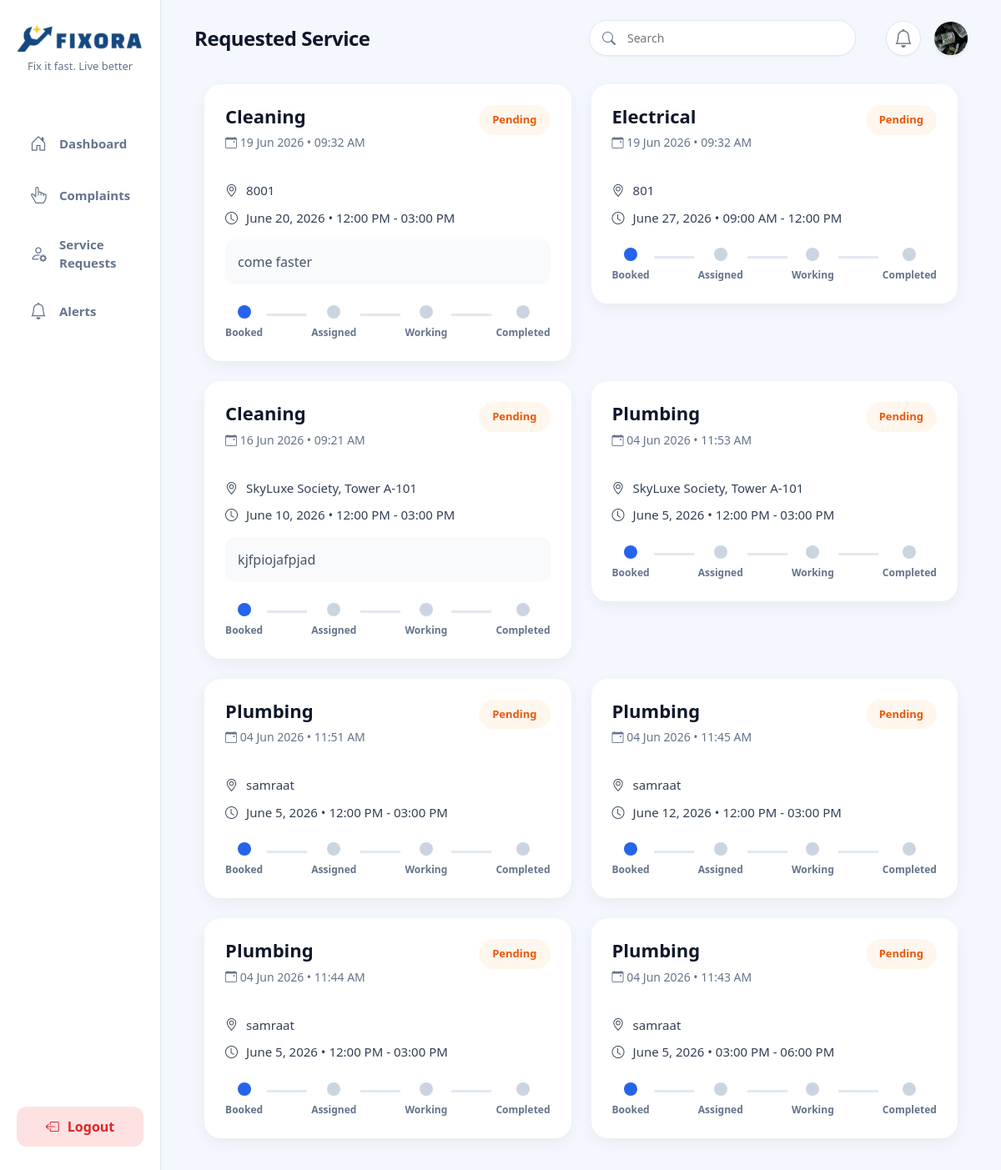
The app's page /service/my/ (signed in) with its own data.
### fixora_app/models.py (models this page shows, shortened)
class User(AbstractUser):
    ROLE_CHOICES = (
        ('superadmin', 'System Super Admin'),
        ('admin', 'Admin'),
        ('resident', 'Resident'),
        ('worker', 'Worker'),
    )
    role = models.CharField(max_length=15, choices=ROLE_CHOICES, default='resident')
    phone = models.CharField(max_length=15, blank=True, null=True)
    society = models.ForeignKey(
        Society,
        on_delete=models.CASCADE,
        null=True,
        blank=True,
        related_name='users'
    )
    profile_image = models.ImageField(
        upload_to='profile_images/',
        blank=True,
        null=True
    )
    otp = models.CharField(max_length=6, blank=True, null=True)
    otp_created_at = models.DateTimeField(blank=True, null=True)

class ServiceBooking(models.Model):
    CATEGORY_CHOICES = (
        ('plumbing', 'Plumbing'),
        ('electrical', 'Electrical'),
        ('cleaning', 'Cleaning'),
        ('glass', 'Glass'),
        ('tiles', 'Tiles'),
        ('other', 'Other'),
    )
    STATUS_CHOICES = (
        ('pending', 'Pending'),
        ('assigned', 'Worker Assigned'),
        ('in_progress', 'In Progress'),
        ('completed', 'Completed'),
        ('cancelled', 'Cancelled'),
    )
    resident = models.ForeignKey(
        settings.AUTH_USER_MODEL,
        on_delete=models.CASCADE,
        related_name='service_bookings'
    )
    category = models.CharField(
        max_length=20,
        choices=CATEGORY_CHOICES,
        default='plumbing'
    )
    preferred_date = models.DateField(
        blank=True,
        null=True
    )
    preferred_time_slot = models.CharField(
        max_length=50,
        blank=True,
        null=True
    )
    location = models.CharField(
        max_length=255,
        blank=True,
        null=True
    )
    additional_notes = models.TextField(
        blank=True,
        null=True
    )
    image = models.ImageField(
        upload_to='services/',
        blank=True,
        null=True
    )
    worker_name = models.CharField(
        max_length=100,
        blank=True,
        null=True
    )
    worker_phone = models.CharField(
        max_length=15,
        blank=True,
        null=True
    )
    estimated_arrival = models.CharField(
        max_length=100,
        blank=True,
        null=True
    )
    status = models.CharField(
        max_length=20,
        choices=STATUS_CHOICES,
        default='pending'
    )
    created_at = models.DateTimeField(
        auto_now_add=True
    )
    updated_at = models.DateTimeField(
        auto_now=True
    )
    assigned_worker = models.ForeignKey(
    settings.AUTH_USER_MODEL,
    on_delete=models.SET_NULL,
    null=True,
    blank=True,
    related_name='worker_complaints'
    )
    worker_notes = models.TextField(
        blank=True,
        null=True
    )
    completion_image = models.ImageField(
        upload_to='completed_works/',
        blank=True,
        null=True
    )
    completed_at = models.DateTimeField(
        blank=True,
        null=True
    )

### fixora_app/views.py (the view)
# urls.py: path('service/my/', views.my_services, name='my_services'),
@login_required
def my_services(request):
    services = ServiceBooking.objects.filter(resident__society=request.user.society).order_by('-created_at')
    context = {
        'services': services
    }
    return render(request, 'file/my_services.html', context)

### templates/file/my_services.html (shortened to what this page needs)
{% extends 'file/base.html' %}
{% load static %}
{% block content %}
<div class="container-fluid ">
    {% if services %}
    <div class="row g-4">
        {% for service in services %}
        <div class="col-lg-6">
            <div class="service-card">
                <div class="service-top">
                    <div>
                        <h4 class="service-title">
                            {{ service.get_category_display }}
                        </h4>
                        <p class="service-date">
                            <i class="bi bi-calendar-event"></i>
                            {{ service.created_at|date:"d M Y • h:i A" }}
                        </p>
                    </div>
                    <span class="service-status
                        {% if service.status == 'pending' %}
                            pending
                        {% elif service.status == 'assigned' %}
                            assigned
                        {% elif service.status == 'in_progress' %}
                            progress
                        {% elif service.status == 'completed' %}
                            completed
                        {% endif %}
                    ">
                        {{ service.get_status_display }}
                    </span>
                </div>
                <div class="service-body">
                    <div class="service-info">
                        <i class="bi bi-geo-alt"></i>
                        {{ service.location }}
                    </div>
                    {% if service.preferred_date %}
                    <div class="service-info">
                        <i class="bi bi-clock"></i>
                        {{ service.preferred_date }}
                        {% if service.preferred_time_slot %}
                            • {{ service.preferred_time_slot }}
                        {% endif %}
                    </div>
                    {% endif %}
                    {% if service.additional_notes %}
                    <div class="service-note">
                        {{ service.additional_notes }}
                    </div>
                    {% endif %}
                </div>
                <div class="tracking-container">
                    <div class="tracking-step active">
                        <div class="step-dot"></div>
                        <span>Booked</span>
                    </div>
                    <div class="tracking-line"></div>
                    <div class="tracking-step
                    ">
                        <div class="step-dot"></div>
                        <span>Assigned</span>
                    </div>
                    <div class="tracking-line"></div>
                    <div class="tracking-step
                    ">
                        <div class="step-dot"></div>
                        <span>Working</span>
                    </div>
                    <div class="tracking-line"></div>
                    <div class="tracking-step
                    ">
                        <div class="step-dot"></div>
                        <span>Completed</span>
                    </div>
                </div>
            </div>
        </div>
        {% endfor %}
    </div>
    {% endif %}
</div>
{% endblock %}

### templates/file/base.html (shortened to what this page needs)
{% load static %}
<!DOCTYPE html>
<html lang="en">
<head>
    <link href="https://cdn.jsdelivr.net/npm/bootstrap@5.3.7/dist/css/bootstrap.min.css" rel="stylesheet">
    <link rel="stylesheet" href="https://cdn.jsdelivr.net/npm/bootstrap-icons@1.11.3/font/bootstrap-icons.min.css">
    <link rel="stylesheet" href="{% static 'css/dashboard.css' %}">
</head>
<body>
    <div class="dashboard-container">
        <aside class="sidebar">
            <div class="brand-section">
                {% if user.role == 'superadmin' %}
                    <a href="{% url 'superadmin_dashboard' %}">
                {% elif user.role == 'admin' %}
                    <a href="{% url 'admin_dashboard' %}">
                {% elif user.role == 'worker' %}
                    <a href="{% url 'worker_dashboard' %}">
                {% else %}
                    <a href="{% url 'resident_dashboard' %}">
                {% endif %}
                        <img src="{% static 'images/logo.png' %}" alt="Fixora Logo" class="sidebar-logo">
                    </a>
                <p class="tagline">Fix it fast. Live better</p>
            </div>
            <nav class="sidebar-menu">
                {% if user.role == 'superadmin' %}
                <a href="{% url 'superadmin_dashboard' %}" class="menu-item">
                    <i class="bi bi-globe2"></i> Platform Overview
                </a>
                <a href="{% url 'superadmin_analytics' %}" class="menu-item">
                    <i class="bi bi-graph-up-arrow"></i> Platform Analytics
                </a>
                <a href="{% url 'settings' %}" class="menu-item">
                    <i class="bi bi-gear"></i> System Settings
                </a>
                {% else %}
                <a href="{% url 'resident_dashboard' %}" class="menu-item">
                    <i class="bi bi-house-door"></i> Dashboard
                </a>
                <a href="{% url 'complaints_log' %}" class="menu-item">
                    <i class="bi bi-hand-index-thumb"></i> Complaints
                </a>
                <a href="{% url 'my_services' %}" class="menu-item">
                    <i class="bi bi-person-gear"></i> Service Requests
                </a>
                <a href="{% url 'alerts' %}" class="menu-item">
                    <i class="bi bi-bell"></i> Alerts
                </a>
                {% endif %}
            </nav>
            <div class="sidebar-footer">
                <a href="{% url 'logout' %}" class="btn-logout-sidebar">
                    <i class="bi bi-box-arrow-left"></i> Logout
                </a>
            </div>
        </aside>
        <div class="main-content-wrapper">
            <header class="top-navbar d-flex align-items-center justify-content-between">
                <div class="d-flex align-items-center gap-2 gap-md-3">
                    <div class="d-flex flex-column justify-content-center">
                        <h2 class="page-title m-0" style="line-height: 1;">
                            {% if request.resolver_match.url_name == 'resident_dashboard' %}
                                Dashboard
                            {% elif request.resolver_match.url_name == 'raise_complaint' %}
                                Raise Complaint
                            {% elif request.resolver_match.url_name == 'admin_dashboard' %}
                                Admin Dashboard
                            {% elif request.resolver_match.url_name == 'worker_dashboard' %}
                                Worker Dashboard
                            {% elif request.resolver_match.url_name == 'complaints_log' %}
                                Complaints
                            {% elif request.resolver_match.url_name == 'book_service' %}
                                Book a Service
                            {% elif request.resolver_match.url_name == 'my_services' %}
                                Requested Service
                            {% elif request.resolver_match.url_name == 'alerts' %}
                                Alerts
                            {% elif request.resolver_match.url_name == 'profile' %}
                                My Profile
                            {% elif request.resolver_match.url_name == 'change_password' %}
                                Change Password
                            {% elif request.resolver_match.url_name == 'verify_password_otp' %}
                                Verify OTP
                            {% elif request.resolver_match.url_name == 'settings' %}
                                Settings
                            {% else %}
                                Fixora
                            {% endif %}
                        </h2>
                    </div>
                </div>
                <div class="navbar-actions d-flex align-items-center m-0">
                    <form method="GET" class="search-box d-none d-md-flex align-items-center me-3">
                        <i class="bi bi-search"></i>
                        <input type="text" name="search" placeholder="Search" value="{{ request.GET.search }}" onkeyup="this.form.submit()">
                    </form>
                    <div class="d-flex align-items-center gap-3">
                        <div class="notification-bell m-0 position-relative">
                            <a href="{% url 'alerts' %}" class="text-secondary text-decoration-none d-flex align-items-center justify-content-center w-100 h-100">
                                <i class="bi bi-bell"></i>
                            </a>
                        </div>
                        <div class="dropdown m-0">
                            <a href="#" id="profileDropdown" data-bs-toggle="dropdown" aria-expanded="false" style="text-decoration:none; cursor:pointer;">
                                {% if user.profile_image %}
                                    <img src="{{ user.profile_image.url }}" class="rounded-circle shadow-sm" width="40" height="40" style="object-fit: cover;">
                                {% else %}
                                    <i class="bi bi-person-circle" style="font-size:32px; color:#2563EB;"></i>
                                {% endif %}
                            </a>
                        </div>
                    </div>
                </div>
            </header>
            <main class="content-body">
                {% block content %}
                {% endblock %}
            </main>
        </div>
    </div>
</body>
</html>

### records on screen
User: profile_image (picture)
ServiceBooking: category "Cleaning", created_at "19 Jun 2026 • 09:32 AM", status "Pending", location "8001", preferred_date "June 20, 2026", preferred_time_slot "12:00 PM - 03:00 PM", additional_notes "come faster"
ServiceBooking: category "Electrical", created_at "19 Jun 2026 • 09:32 AM", status "Pending", location "801", preferred_date "June 27, 2026", preferred_time_slot "09:00 AM - 12:00 PM"
ServiceBooking: category "Cleaning", created_at "16 Jun 2026 • 09:21 AM", status "Pending", location "SkyLuxe Society, Tower A-101", preferred_date "June 10, 2026", preferred_time_slot "12:00 PM - 03:00 PM", additional_notes "kjfpiojafpjad"
ServiceBooking: category "Plumbing", created_at "04 Jun 2026 • 11:53 AM", status "Pending", location "SkyLuxe Society, Tower A-101", preferred_date "June 5, 2026", preferred_time_slot "12:00 PM - 03:00 PM"
ServiceBooking: category "Plumbing", created_at "04 Jun 2026 • 11:51 AM", status "Pending", location "samraat", preferred_date "June 5, 2026", preferred_time_slot "12:00 PM - 03:00 PM"
ServiceBooking: category "Plumbing", created_at "04 Jun 2026 • 11:45 AM", status "Pending", location "samraat", preferred_date "June 12, 2026", preferred_time_slot "12:00 PM - 03:00 PM"
ServiceBooking: category "Plumbing", created_at "04 Jun 2026 • 11:44 AM", status "Pending", location "samraat", preferred_date "June 5, 2026", preferred_time_slot "12:00 PM - 03:00 PM"
ServiceBooking: category "Plumbing", created_at "04 Jun 2026 • 11:43 AM", status "Pending", location "samraat", preferred_date "June 5, 2026", preferred_time_slot "03:00 PM - 06:00 PM"
